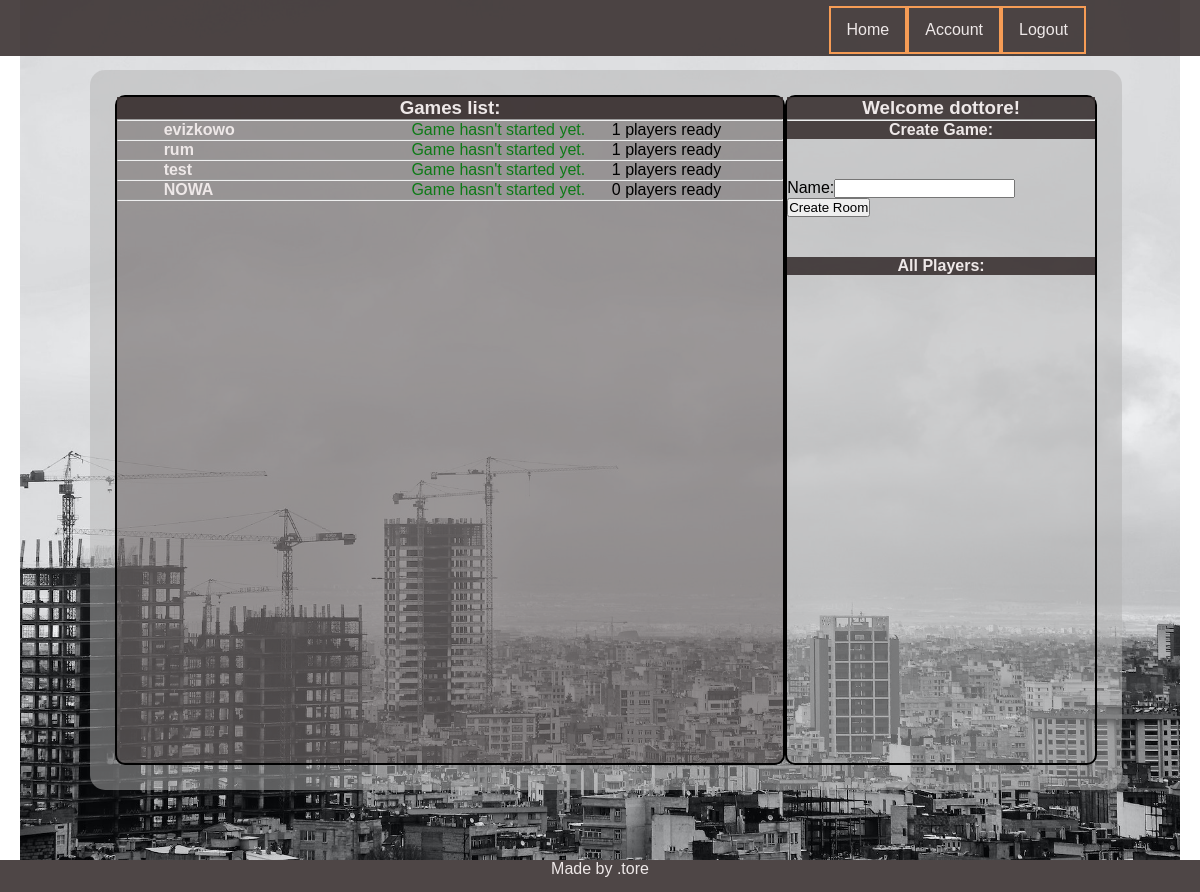
The app's page /player/home/s (signed in), older data.
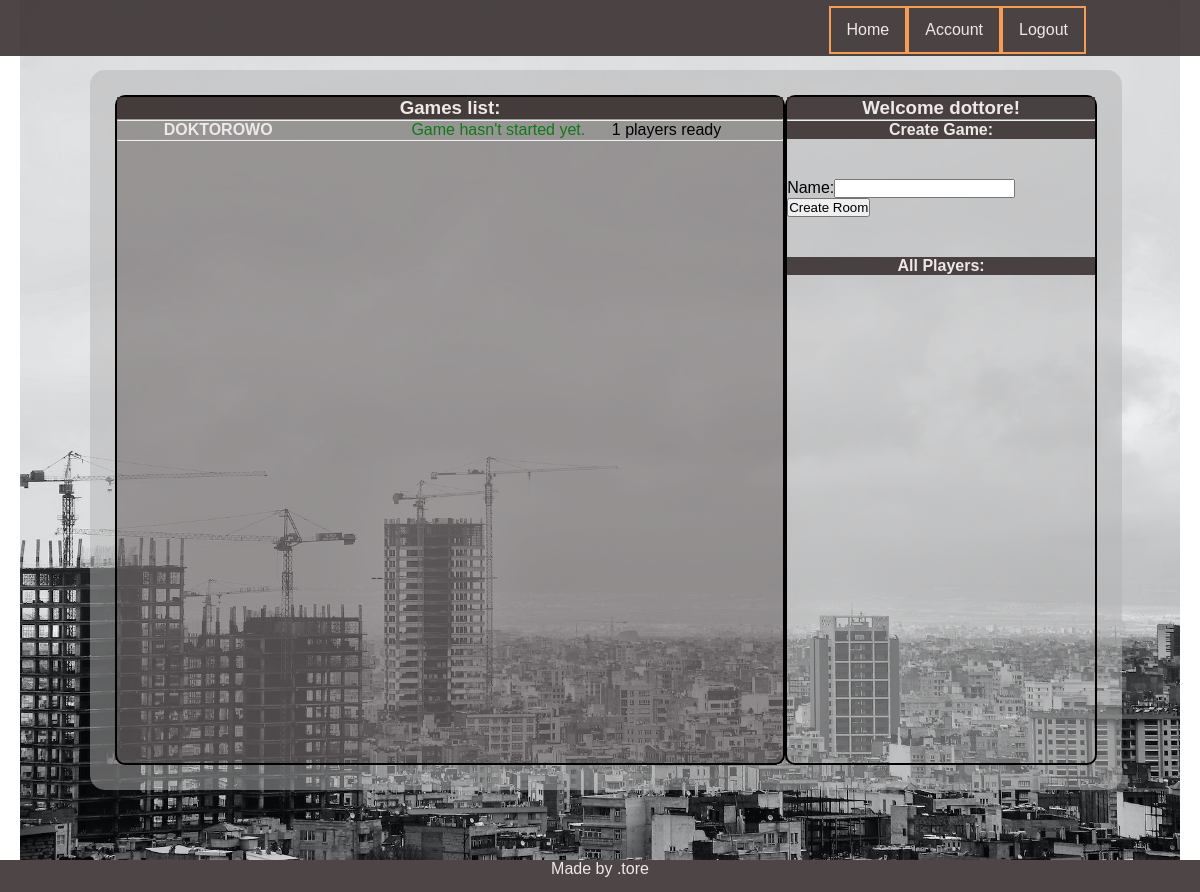
The same page, newer data.
### game/models.py (models this page shows, shortened)
class Game(models.Model):
    name = models.CharField(max_length=150)
    host = models.CharField(max_length=10)
    is_played = models.BooleanField(default=False)
    max_players = models.IntegerField(default=4)
    who_is_ready = models.ManyToManyField(Player, related_name="guys_ready", blank=True)
    who_is_playing = models.ManyToManyField(Player, related_name="guys_playing", blank=True)
    turn = models.IntegerField(default=1)
    turn_of_player = models.ForeignKey(Player, on_delete=models.CASCADE, related_name='czyja_tura', blank=True,
                                       null=True)
    @property
    def how_many_players_ready(self):
        return self.who_is_ready.count()

### player/models.py (models this page shows, shortened)
class Player(models.Model):
    name = models.ForeignKey(User,on_delete=models.CASCADE,related_name='player_name')
    parent= models.CharField(max_length = 10)
    nick = models.CharField(max_length=10 )
    in_game= models.BooleanField(default = False)
    money = models.IntegerField(default=150)
    position = models.IntegerField(default=1)
    tossed_dice= models.BooleanField(default=False)
    description = models.TextField(max_length = 300, null = True)
    def __str__(self):
        return self.nick

### player/views.py (the view)
# urls.py: path('home/s', home, name='home'),
@login_required
def home(request):
    usr = request.user.username
    player = Player.objects.get(parent=usr)
    games = Game.objects.all()
    form = CreateGame
    args = {'usr': usr, 'games': games, 'form' : form,'player':player}
    return render(request,'player/home.html', args)

### templates/player/home.html (shortened to what this page needs)
{% extends 'base.html' %} {% load static %}  {% block css %}
<link rel="stylesheet" href="{% static 'css/home.css' %}" />
{% endblock %} {% block content %}
<section class="lobby">
  <div class="__header">
    <h3>Games list:</h3>
  </div>
  <hr />
  <ul class="games_list">
    {% for g in games %}
    <div class="game_list__container">
      <li class="game_list__game">
        <a class="game_list__room" href="{% url 'detail' g.id %}">
          <strong>{{g.name}}</strong>
        </a>
        {% if g.is_played %}
        <span class="__game_status --gray">Game Started</span>
        {% else %}
        <span class="__game_status --green">Game hasn't started yet.</span>
        {% if g.how_many_players_ready == 4 %}
        <span class="__players_status --red"> Full</span> {% else %}
        <span class="__players_status">
          {{g.how_many_players_ready}} players ready{% endif %}
        </span>
        {% endif %}
      </li>
    </div>
    <hr />
    {% endfor %}
  </ul>
</section>
<section class="user_menu">
  <div class="__header">
    <h1>Welcome {{player}}!</h1>
  </div>
  <hr />
  <div class="__header">
    <h4>Create Game:</h4>
  </div>
  <form class="new_game_form" method="POST" action='{% url "new_room"%}'>
    {% csrf_token %} {{form}}
    <button type="submit" name="create" value="ok">Create Room</button>
  </form>
  <div class="__header">
    <h4>All Players:</h4>
  </div>
</section>
{% endblock %}

### templates/base.html (shortened to what this page needs)
{% load static %}
<!doctype html>
<html class="no-js" lang="en-en">
    <head>
        <link rel="stylesheet" href="{% static 'css/main.css' %}">
        {% block css %}
        {% endblock %}
</head>
<body>
   <nav class="navbar">
        <ul class ='navbar-list'>
            <li><a class="navbar-item" href="/">Home</a></li>
                {% if user.is_authenticated %}
            <li><a class="navbar-item" href="{% url 'player_account' user.username "pusty"%}">Account</a></li>
            <li><a class="navbar-item" href="{% url 'player_logout' %}">Logout</a></li>
                {% else %}
            <li><a class="navbar-item" href="{% url 'player_login' %}"> Login </a> </li>
                {% endif %}
        </ul>
    </nav>
        <div class ="bg">
            <section class='s_main'>
                <div class="content-container">
                    {% block content %}
                    {% endblock %}
                 </div>
            </section>
        </div>
    <footer>
        Made by .tore
    </footer>
</body>
</html>

### static/css/main.css (style rules this page uses)
* { padding: 0; margin: 0; box-sizing: border-box; }
body { font-family: "Noto Sans JP", sans-serif; }
:root { --main-bg-color: hsla(0, 0%, 70%, 50%); --main-bars-color: rgba(59, 50, 50, 0.9); --main-color-alpha: rgba(39, 26, 26, 0.3); --main-gold-border: #f69c55; --font-color: rgb(238, 232, 232); }
.navbar { position: absolute; height: 7vh; width: 100%; background-color: var(--main-bars-color); color: var(--font-color); z-index: 100; }
.navbar-list { position: absolute; display: flex; list-style: none; right: 10vw; height: 6vh; }
.navbar-item { display: flex; justify-content: center; align-items: center; height: 100%; width: 100%; border: 2px solid var(--main-gold-border); color: var(--font-color); text-decoration: none; margin: 6px; padding: 10px; font-weight: 400; z-index: 10; cursor: pointer; }
.s_main { position: relative; width: 100vw; padding: 50px; }
.bg { height: 100%; background: url(city_bg.jpg); background-size: cover; margin: 0 20px; }
.content-container { margin: 25px; padding: 25px; background-color: var(--main-bg-color); border-radius: 15px; }
footer { position: absolute; height: 4vh; width: 100vw; color: var(--font-color); background-color: var(--main-bars-color); text-align: center; }

### static/css/home.css (style rules this page uses)
.content-container { display: flex; margin: 20px; height: 90vh; width: 86vw; }
.user_menu, .lobby { border: 2px solid black; border-radius: 10px; }
.lobby { width: 70%; background-color: var(--main-color-alpha); }
.__header { color: var(--font-color); background-color: var(--main-bars-color); text-align: center; }
.games_list { list-style: none; }
.game_list__game { margin-left: 7%; position: relative; }
.game_list__room { text-decoration: none; color: var(--font-color); }
.__game_status, .__players_status { position: absolute; }
.__game_status { left: 40%; }
.__players_status { right: 10%; }
.new_game_form { margin: 40px 0; }
.--green { color: rgb(14, 122, 23); }

Row changes from the older to the newer data that the page shows:
removed Game: name "evizkowo", how_many_players_ready "1"
removed Game: name "rum", how_many_players_ready "1"
removed Game: name "test", how_many_players_ready "1"
removed Game: name "NOWA", how_many_players_ready "0"
added Game: name "DOKTOROWO", how_many_players_ready "1"
